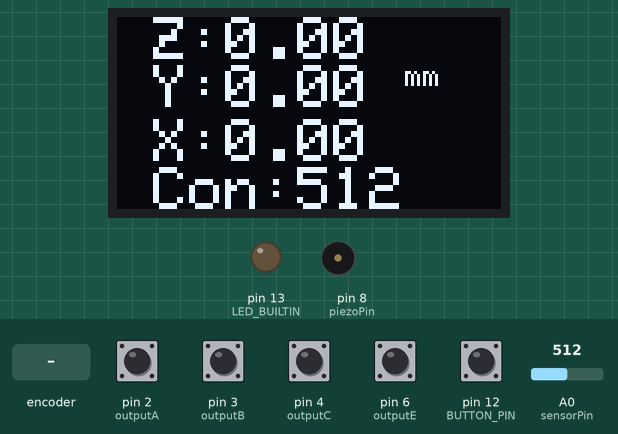
A sketch run on a simulated Arduino Uno, built with avr-gcc and run on an emulated ATmega328P. Shown: 128×64 one-colour display, output pins drawn as LEDs (lit = HIGH), buzzer (waves = sounding). Inputs (shaded band) come from the test bench; at power-on: pin 2 (outputA), pin 3 (outputB), pin 4 (outputC), pin 6 (outputE), pin 12 (BUTTON_PIN) HIGH, A0 (sensorPin) = 512. What the sketch prints to the serial monitor is not drawn.

Above: at 5.2 s.
5.3 s: pin 12 (BUTTON_PIN) pulled LOW for 0.15 s
At 6.2 s:
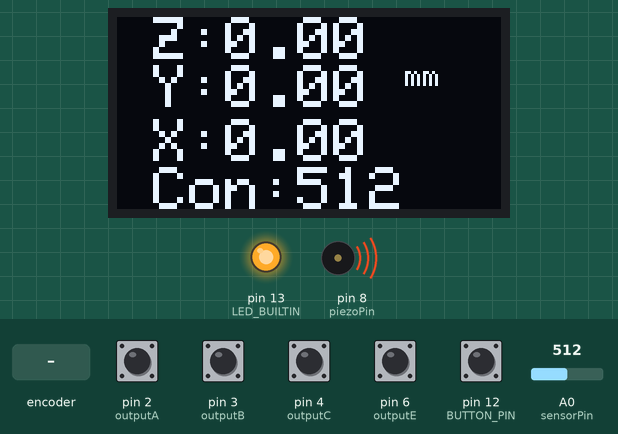
6.9 s: rotary encoder on pin 2 (outputA) / pin 3 (outputB) turned 3 steps (first pin leading)
At 7.12 s:
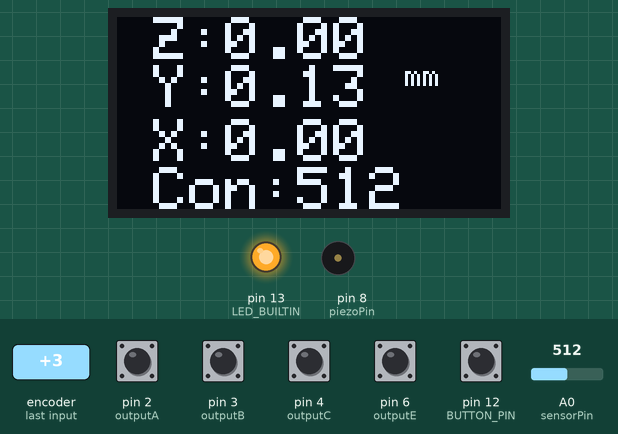
9.0 s: A0 (sensorPin) set to 110
At 9.5 s:
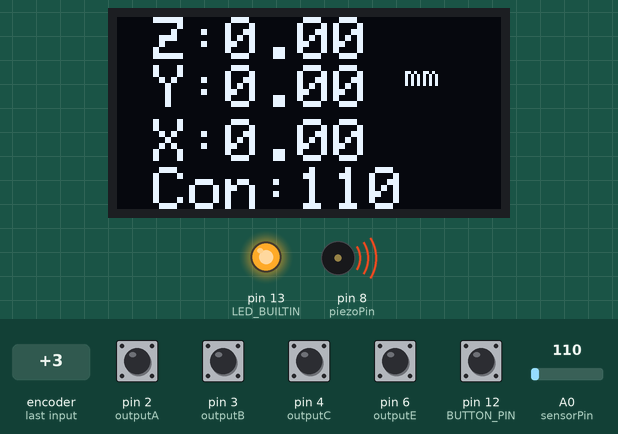
10.5 s: A0 (sensorPin) set to 94
At 11.7 s:
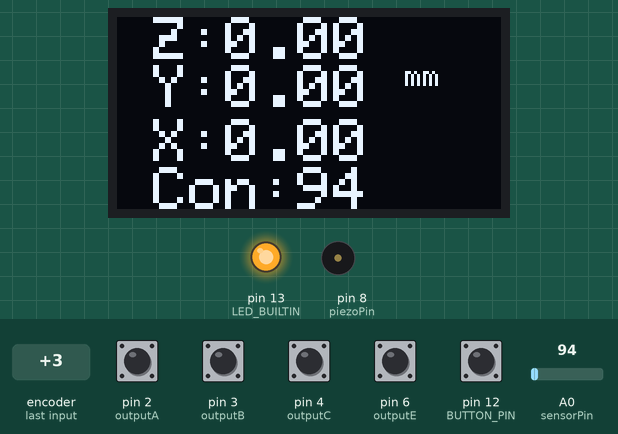
13.5 s: rotary encoder on pin 2 (outputA) / pin 3 (outputB) turned 1 step (first pin leading)
At 14.4 s:
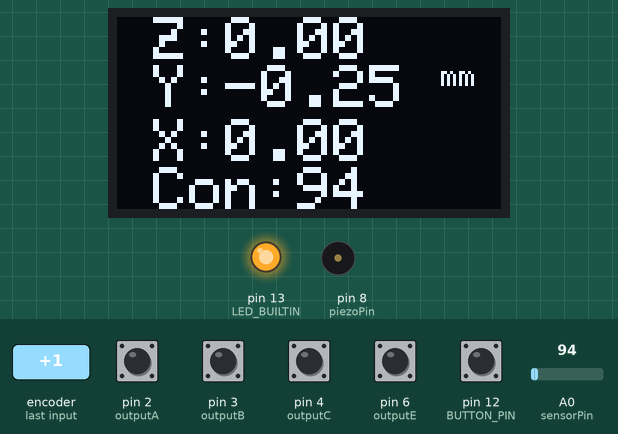
16.7 s: rotary encoder on pin 2 (outputA) / pin 3 (outputB) turned 3 steps (first pin leading)
At 16.92 s:
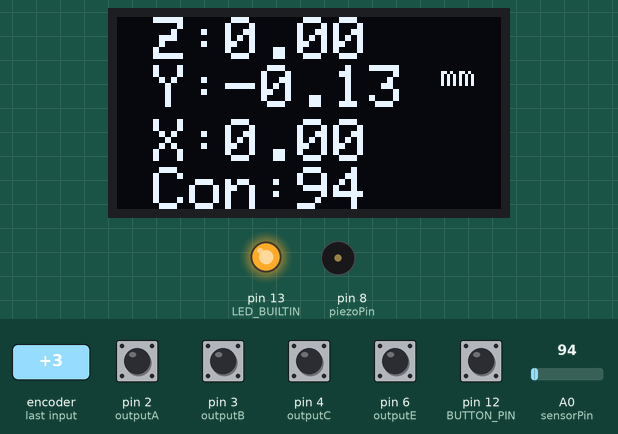
Timing chart, 0 to 21.3 s (numbered marks = the images above; inputs shaded):
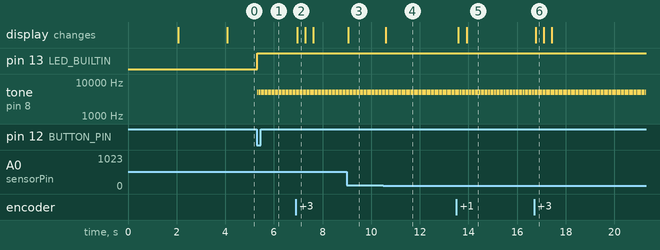

Measured:
- after the input at 5.3 s, pin 13 (LED_BUILTIN): LOW → HIGH at once; tone on pin 8 (piezoPin): alternates 5000 Hz for 0.01 s and silent for 0.04 s, starting at once
- after the input at 6.9 s, the display: changes after 0.06 s (image 2)
- after the input at 9.0 s, the display: changes after 0.06 s (image 3)
- after the input at 10.5 s, the display: changes after 0.09 s (image 4)
- after the input at 13.5 s, the display: first changes after 0.09 s (image 5 shows a later state)
- after the input at 16.7 s, the display: changes after 0.07 s (image 6)

The sketch:

StereoTactic.ino
```cpp
/*     Arduino Rotary Encoder Tutorial
 *
 *  by Dejan Nedelkovski, www.HowToMechatronics.com
 *
 */
 #include <Wire.h>
#include <Adafruit_GFX.h>
#include <Adafruit_SSD1306.h>
//#include <Wire.h>
//#include <Adafruit_GFX.h>
#include <Adafruit_SSD1306.h>

// ssd1306 - Version: 1.8.3


/*     Arduino Rotary Encoder Tutorial
 *
 *  by Dejan Nedelkovski, www.HowToMechatronics.com
 *
 */
#define outputA 2
#define outputB 3
#define outputC 4
#define outputD 5
#define outputE 6
#define outputF 7
#define piezoPin 8
#define BUTTON_PIN 12

//#define ButtonA 13
//#define ButtonA 9
#define SCREEN_WIDTH 128 // OLED display width, in pixels
#define SCREEN_HEIGHT 64 // OLED display height, in pixels
//const int BUTTON_PIN = 12;

//int piezoPin = 8;
 int counter = 0;
 //float z =0;
 int countery = 0;
 //float y =0;
 int counterx = 0;
 //float x =0;
 int aState;
 int aLastState;
 int cState;
 int cLastState;
 int eState;
 int eLastState;
 int ResetState;
// int BUTTON_PIN;
 int ledState = LOW;        // tracks the current state of LED
int lastButtonState;        // the previous state of button
int currentButtonState; // the current state of button

int sensorPin = A0;   // select the input pin for the potentiometer
int ledPin = 13;      // select the pin for the LED
int sensorValue = 0;// variable to store the value coming from the sensor
int sensorValueAvg = 0;
int sensorValueAvg2 = 0;
int cicleCounter =0;
// Declaration for an SSD1306 display connected to I2C (SDA, SCL pins)
Adafruit_SSD1306 display(SCREEN_WIDTH, SCREEN_HEIGHT, &Wire, -1);


void setup() {
  Serial.begin(9600);
    // declare the ledPin as an OUTPUT:
  //pinMode(ledPin, OUTPUT);
   pinMode(LED_BUILTIN, OUTPUT);
   pinMode (outputA,INPUT_PULLUP);
   pinMode (outputB,INPUT_PULLUP);
   pinMode (outputC,INPUT_PULLUP);
   pinMode (outputD,INPUT_PULLUP);
   pinMode (outputE,INPUT_PULLUP);
   pinMode (outputF,INPUT_PULLUP);

   //pinMode(LED_PIN, OUTPUT);
   pinMode(BUTTON_PIN, INPUT_PULLUP);
   //pinMode (ButtonA,INPUT);

  // Serial.begin (9600);
   // Reads the initial state of the outputA
   aLastState = digitalRead(outputA);
   cLastState = digitalRead(outputC);
   eLastState = digitalRead(outputE);
   //buttonLastState =  digitalRead(BUTTON_PIN);
   currentButtonState = digitalRead(BUTTON_PIN);


  if(!display.begin(SSD1306_SWITCHCAPVCC, 0x3C)) { // Address 0x3D for 128x64
    Serial.println(F("SSD1306 allocation failed"));
    for(;;);
  }
  delay(2000);
  display.clearDisplay();

  display.setTextSize(2);
  display.setTextColor(WHITE);
  display.setCursor(0, 0);
  // Display static text
  display.println(" System On");
  display.display();
  delay(2000);
}

void loop() {
 display.clearDisplay();


///////////// Conduct measure //////////
  //if(cicleCounter = 4){
  sensorValue = analogRead(A0);
  //sensorValueAvg = ((sensorValue+ sensorValueAvg)/2) ;
  //sensorValueAvg2 = ((sensorValueAvg2+ sensorValueAvg)/2);
  //cicleCounter = 0;
  //}
  //cicleCounter ++;

  lastButtonState    = currentButtonState;                // save the last state
  currentButtonState = digitalRead(BUTTON_PIN); // read new state
  //Serial.print("The button state: ");
  //Serial.print(currentButtonState);

  if(lastButtonState == HIGH && currentButtonState == LOW) {
    Serial.print("The button is pressed: ");

    // toggle state of LED
    if(ledState == LOW) {
       ledState = HIGH;
       digitalWrite(LED_BUILTIN, HIGH);
       //Serial.println("Turning LED on");

    }
    else {
      ledState = LOW;
      digitalWrite(LED_BUILTIN, LOW);
      //Serial.println("Turning LED off");
    }

    // control LED arccoding to the toggled state
    //digitalWrite(piezoPin, ledState);  //turns the LED on or off based on the variable
  }
  if(ledState== HIGH && sensorValue > 10){
        //Serial.println("Turning PIEZO on");
        //digitalWrite(piezoPin, HIGH);

        tone(piezoPin, 5000, 10);
        }


////////Stereo sensors///////////////////

  ////Position Sensor 1
  aState = digitalRead(outputA); // Reads the "current" state of the outputA
   //ResetState = digitalRead(ButtonA);
   // If the previous and the current state of the outputA are different, that means a Pulse has occured
   //if (ResetState == true) { counter = 0;}
  if (aState != aLastState){
     // If the outputB state is different to the outputA state, that means the encoder is rotating clockwise
    if (digitalRead(outputB) != aState) {
       counter ++;
    } else {
      counter --;
     }

  }
  aLastState = aState; // Updates the previous state of the outputA with the current state

  //Serial.print("Position Z: ");
  //Serial.print(counter*.1250);
  ////Position Sensor 2
  cState = digitalRead(outputC); // Reads the "current" state of the outputA
   //ResetState = digitalRead(ButtonA);
  // If the previous and the current state of the outputA are different, that means a Pulse has occured
  //if (ResetState == true) { counter = 0;}
  if (cState != cLastState){
     // If the outputB state is different to the outputA state, that means the encoder is rotating clockwise
    if (digitalRead(outputD) != cState) {
      countery ++;
    } else {
      countery --;
    }

  }
  cLastState = cState;
  //Serial.print("Position y: ");
  //Serial.print(countery*.1250);
  ////Position Sensor 3
  eState = digitalRead(outputE); // Reads the "current" state of the outputA
   //ResetState = digitalRead(ButtonA);
   // If the previous and the current state of the outputA are different, that means a Pulse has occured
   //if (ResetState == true) { counter = 0;}
  if (eState != eLastState){
    // If the outputB state is different to the outputA state, that means the encoder is rotating clockwise
    if (digitalRead(outputF) != eState) {
       counterx ++;
     } else {
       counterx --;
     }

  }
  eLastState = eState;
  Serial.print("X, ");
  Serial.print(counter*.1250, 3);
  Serial.print(", Z, ");
  Serial.print(countery*(.04545), 4);
  Serial.print(", Y, ");
  Serial.print(counterx*.1250, 3);
  Serial.print(", Con, ");
  Serial.print(sensorValue);
  Serial.print(",");

 ///////////// Display  //////////////////////////////////
// z= counter*.1250;
 //y= countery*.1250;
 //x= counterx*.1250;

 display.setTextSize(2);
 display.setCursor(0,0);
 display.print((String)" Z:"+countery*(.04545));//counter*.125);
 display.setTextSize(2);
 display.setCursor(0,16);
 display.print((String)" Y:"+counter*.125);//+countery*(.004545));
 display.setTextSize(1);
 display.print("  mm");
 display.setTextSize(2);
 display.setCursor(0,34);
 display.print((String)" X:"+counterx*.125);
 display.setCursor(0,50);
 display.print((String)" Con:"+sensorValue);

     //display.println();
 display.display();
     //Serial.print("Position: ");
     Serial.println(counter*.1250);
     //digitalWrite(piezoPin, LOW);
  // }


}
```
